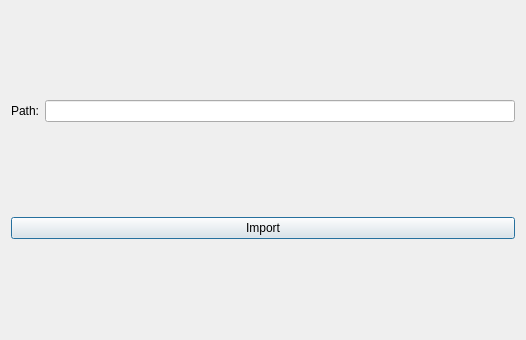
<?xml version="1.0" encoding="UTF-8"?>
<ui version="4.0">
 <class>ImportWindow</class>
 <widget class="QDialog" name="ImportWindow">
  <property name="geometry">
   <rect>
    <x>0</x>
    <y>0</y>
    <width>526</width>
    <height>340</height>
   </rect>
  </property>
  <property name="windowTitle">
   <string>Dialog</string>
  </property>
  <layout class="QVBoxLayout" name="verticalLayout">
   <item>
    <layout class="QHBoxLayout" name="horizontalLayout">
     <item>
      <widget class="QLabel" name="label">
       <property name="text">
        <string>Path:</string>
       </property>
      </widget>
     </item>
     <item>
      <widget class="QLineEdit" name="lineEdit"/>
     </item>
    </layout>
   </item>
   <item>
    <widget class="QPushButton" name="pushButton">
     <property name="text">
      <string>Import</string>
     </property>
    </widget>
   </item>
  </layout>
 </widget>
 <resources/>
 <connections/>
</ui>
